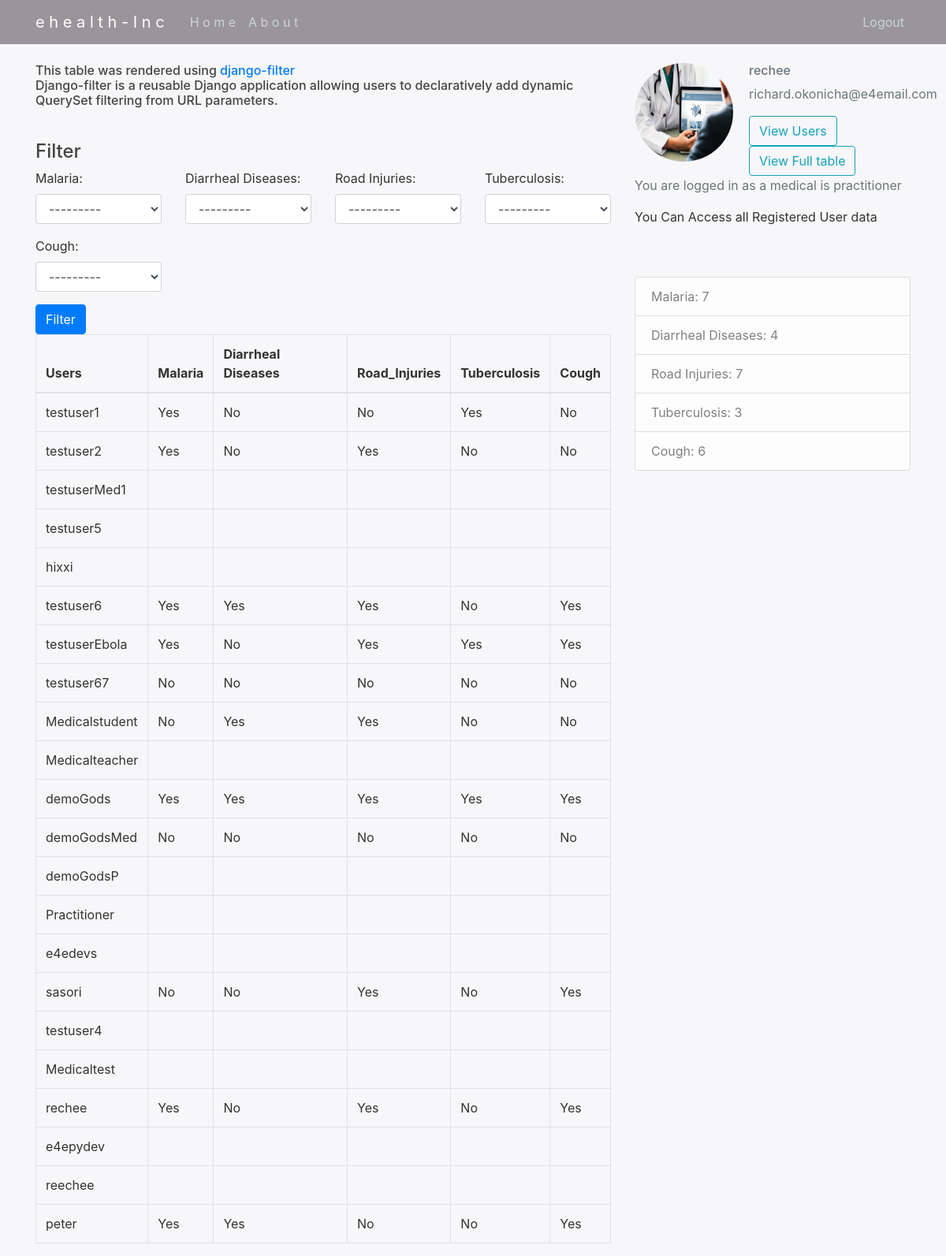
Page /tables/ (signed in) on the committed database.
### ehealthApp/models.py (models this page shows, shortened)
class Profile(models.Model):
    choices = (("Yes", 'Yes'), ("No", 'No'))
    user = models.OneToOneField(User, on_delete=models.CASCADE)
    image = models.ImageField(default='default.jpg', upload_to='profile_pics')
    Email = models.EmailField(default='none@email.com')
    Malaria = models.CharField(max_length=255, choices=choices)
    Diarrheal_Diseases = models.CharField(max_length=255, choices=choices)
    Road_Injuries = models.CharField(max_length=255, choices=choices)
    Tuberculosis = models.CharField(max_length=255, choices=choices)
    Cough = models.CharField(max_length=255, choices=choices)

class User(AbstractUser):
    is_regular = models.BooleanField(default=False)
    is_practitioner = models.BooleanField(default=False)

### ehealthApp/views.py (the view)
# urls.py: path('tables/', views.ehealth_tables, name='ehealth_tables'),
@login_required
def ehealth_tables(request):
    user_list = Profile.objects.all()
    user_filter = UserFilter(request.GET, queryset=user_list)
    return render(request, 'ehealthApp/tables.html',
    {
    'filter': user_filter,
    'value': value} )

### ehealthApp/templates/ehealthApp/tables.html (shortened to what this page needs)
{% extends "ehealthApp/baseMed.html" %}
{% load widget_tweaks %}
{% block content %}
<h6>This table was rendered using <a href = "https://pypi.org/project/django-filter/">django-filter</a>
<p>Django-filter is a reusable Django application allowing users to declaratively add dynamic QuerySet filtering from URL parameters.
</p></h6><br>
  <form method="get">
    <div class="well">
      <h4 style="margin-top: 0">Filter</h4>
      <div class="row">
        <div class="form-group col-sm-4 col-md-3">
          {{ filter.form.Malaria.label_tag }}
          {% render_field filter.form.Malaria class="form-control" %}
        </div>
        <div class="form-group col-sm-4 col-md-3">
          {{ filter.form.Diarrheal_Diseases.label_tag }}
          {% render_field filter.form.Diarrheal_Diseases class="form-control" %}
        </div>
        <div class="form-group col-sm-4 col-md-3">
          {{ filter.form.Road_Injuries.label_tag }}
          {% render_field filter.form.Road_Injuries class="form-control" %}
        </div>
        <div class="form-group col-sm-4 col-md-3">
          {{ filter.form.Tuberculosis.label_tag }}
          {% render_field filter.form.Tuberculosis class="form-control" %}
        </div>
        <div class="form-group col-sm-4 col-md-3">
            {{ filter.form.Cough.label_tag }}
            {% render_field filter.form.Cough class="form-control" %}
          </div>
      </div>
      <button type="submit" class="btn btn-primary">
         Filter
      </button>
    </div>
  </form>
  <table class="table table-bordered">
    <thead>
      <tr>
        <th>Users</th>
        <th>Malaria</th>
        <th>Diarrheal Diseases</th>
        <th>Road_Injuries</th>
        <th>Tuberculosis</th>
        <th>Cough</th>
      </tr>
    </thead>
    <tbody>
      {% for user in filter.qs %}
        <tr>
          <td>{{ user.user }}</td>
          <td>{{ user.Malaria }}</td>
          <td>{{ user.Diarrheal_Diseases }}</td>
          <td>{{ user.Road_Injuries }}</td>
          <td>{{ user.Tuberculosis }}</td>
          <td>{{ user.Cough }}</td>
        </tr>
      {% empty %}
        <tr>
          <td colspan="5">No data</td>
        </tr>
      {% endfor %}
    </tbody>
  </table>
{% endblock %}

### ehealthApp/templates/ehealthApp/baseMed.html (shortened to what this page needs)
{% load static %}
<!DOCTYPE html>
<html>
    <head>
      {% include 'ehealthApp/basefiles/css.html' %}
    </head>
    <body>
      <header class="site-header">
        <nav class="navbar navbar-expand-md navbar-dark bg-steelMed fixed-top">
          <div class="container">
            <a class="navbar-brand mr-4" href="#">e h e a l t h -   I n c</a>
            <div class="collapse navbar-collapse" id="navbarToggle">
              <div class="navbar-nav mr-auto">
                <a class="nav-item nav-link" href="{% url 'ehealth_home' %}">H o m e</a>
                <a class="nav-item nav-link" href="{% url 'ehealth_about' %}">A b o u t</a>
              </div>
              <div class="navbar-nav">
                  {% if user.is_authenticated %}
                      <a class="nav-item nav-link" href="{% url 'logout' %}">Logout</a>
                  {% else %}
                      <a class="nav-item nav-link" href="#">About</a>
                  {% endif %}
              </div>
            </div>
          </div>
        </nav>
      </header>
        <main role="main" class="container">
          <div class="row">
            <div class="col-md-8">
              {% block content %}
                {% endblock %}
            </div>
            {% if user.is_authenticated %}
              <div class="col-md-4 " url-endpoint='{% url "api-data" %}' >
                <div>
                  <div class="media ">
                    <img class="rounded-circle account-img" src="/media/medical.jpg">
                    <div class="media-body ">
                        <h6 class="text-muted">{{ user.username }}</h6>
                        <p class="text-secondary">{{ user.email }}</p>
                        <a href="{% url 'ehealth_tables' %}" class="btn btn-outline-info mr-4" >View Users</a>
                        <a href="{% url 'ehealth_tables2' %}" class="btn btn-outline-info mr-4" >View Full table</a>
                    </div>
                  </div>
                  <p class='text-muted'>You are logged in as a medical is practitioner <p>
                    You Can Access all Registered User data
                  </p>
                    <br><br>
                    <ul class="list-group">
                      <li class="list-group-item list-group-item-light">Malaria:  {{ value.Malaria }}</li>
                      <li class="list-group-item list-group-item-light">Diarrheal Diseases: {{ value.Diarrheal_Diseases }}</li>
                      <li class="list-group-item list-group-item-light">Road Injuries: {{ value.Road_Injuries }}</li>
                      <li class="list-group-item list-group-item-light">Tuberculosis: {{ value.Tuberculosis }}</li>
                      <li class="list-group-item list-group-item-light">Cough: {{ value.Cough }}</li>
                    </ul>
                  </p>
                </div>
              </div>
            {% endif %}
          </div>
        </main>
    </body>
</html>

### ehealthApp/static/ehealthApp/main.css (style rules this page uses)
body { background: #f7f6f8; color: #333333; margin-top: 5rem; }
h1, h2, h3, h4, h5, h6 { color: #444444; }
ul { margin: 0; }
.bg-steelMed { background-color: #999599; }
.site-header .navbar-nav .nav-link { color: #cbd5db; }
.account-img { height: 125px; width: 125px; margin-right: 20px; margin-bottom: 16px; }

### rows in the picture
Profile: user "testuser1", Malaria "Yes", Diarrheal_Diseases "No", Road_Injuries "No", Tuberculosis "Yes", Cough "No"
Profile: user "testuser2", Malaria "Yes", Diarrheal_Diseases "No", Road_Injuries "Yes", Tuberculosis "No", Cough "No"
Profile: user "testuserMed1"
Profile: user "testuser5"
Profile: user "hixxi"
Profile: user "testuser6", Malaria "Yes", Diarrheal_Diseases "Yes", Road_Injuries "Yes", Tuberculosis "No", Cough "Yes"
Profile: user "testuserEbola", Malaria "Yes", Diarrheal_Diseases "No", Road_Injuries "Yes", Tuberculosis "Yes", Cough "Yes"
Profile: user "testuser67", Malaria "No", Diarrheal_Diseases "No", Road_Injuries "No", Tuberculosis "No", Cough "No"
Profile: user "Medicalstudent", Malaria "No", Diarrheal_Diseases "Yes", Road_Injuries "Yes", Tuberculosis "No", Cough "No"
Profile: user "Medicalteacher"
Profile: user "demoGods", Malaria "Yes", Diarrheal_Diseases "Yes", Road_Injuries "Yes", Tuberculosis "Yes", Cough "Yes"
Profile: user "demoGodsMed", Malaria "No", Diarrheal_Diseases "No", Road_Injuries "No", Tuberculosis "No", Cough "No"
Profile: user "demoGodsP"
Profile: user "Practitioner"
Profile: user "e4edevs"
Profile: user "sasori", Malaria "No", Diarrheal_Diseases "No", Road_Injuries "Yes", Tuberculosis "No", Cough "Yes"
Profile: user "testuser4"
Profile: user "Medicaltest"
Profile: user "rechee", Malaria "Yes", Diarrheal_Diseases "No", Road_Injuries "Yes", Tuberculosis "No", Cough "Yes"
Profile: user "e4epydev"
Profile: user "reechee"
Profile: user "peter", Malaria "Yes", Diarrheal_Diseases "Yes", Road_Injuries "No", Tuberculosis "No", Cough "Yes"
User: username "rechee", email "richard.okonicha@e4email.com"

### other values in the picture
{{ filter.form.Malaria.label_tag }} "Malaria:"
{{ filter.form.Diarrheal_Diseases.label_tag }} "Diarrheal Diseases:"
{{ filter.form.Road_Injuries.label_tag }} "Road Injuries:"
{{ filter.form.Tuberculosis.label_tag }} "Tuberculosis:"
{{ filter.form.Cough.label_tag }} "Cough:"
{{ value.Malaria }} "7"
{{ value.Diarrheal_Diseases }} "4"
{{ value.Road_Injuries }} "7"
{{ value.Tuberculosis }} "3"
{{ value.Cough }} "6"
